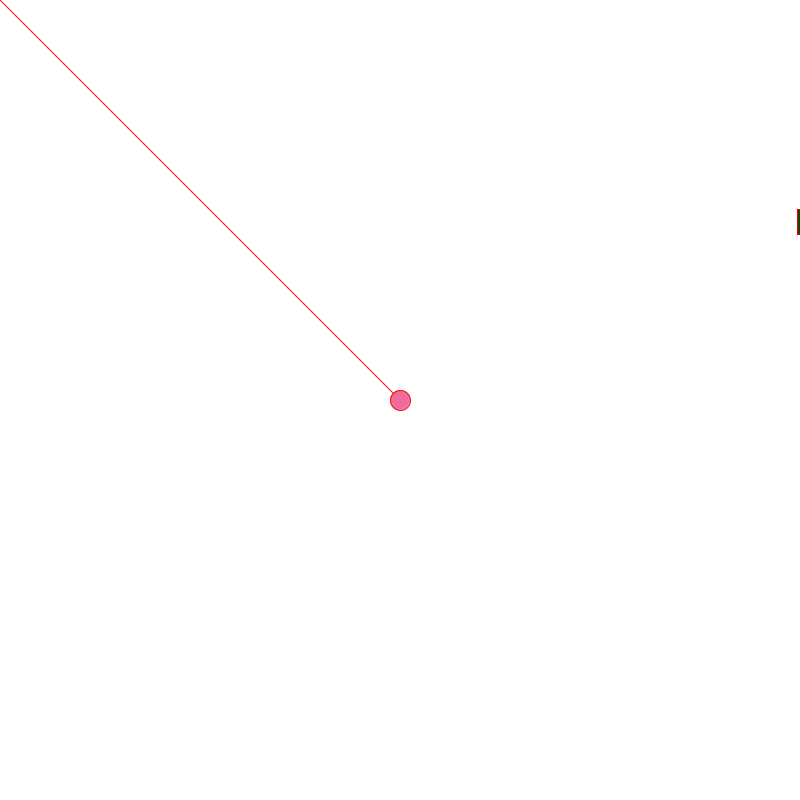
Frame 1 (no input)
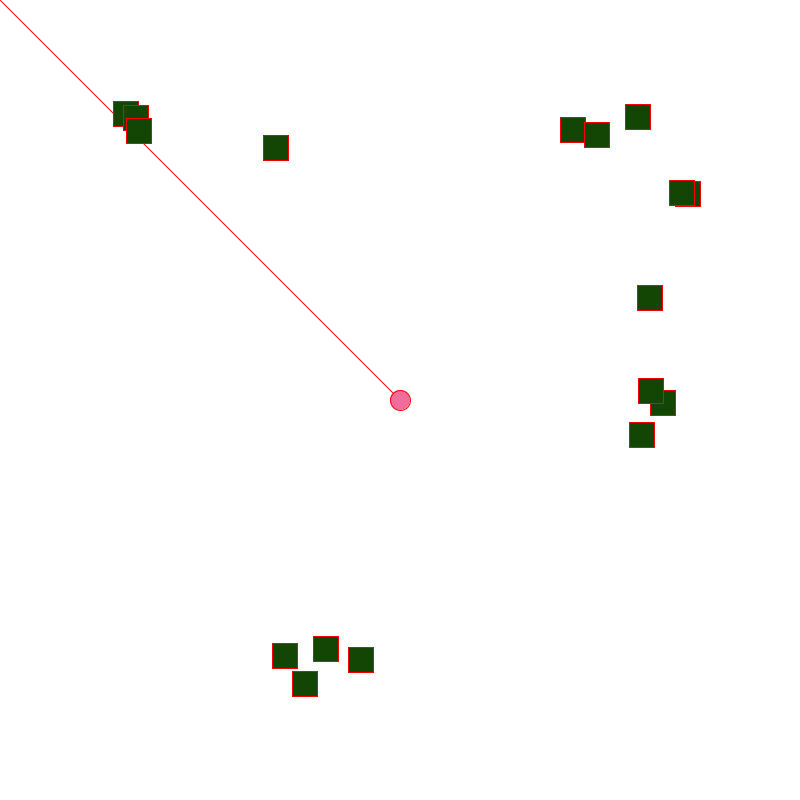
Frame 60 (the mouse pressed at the canvas centre just before this capture)
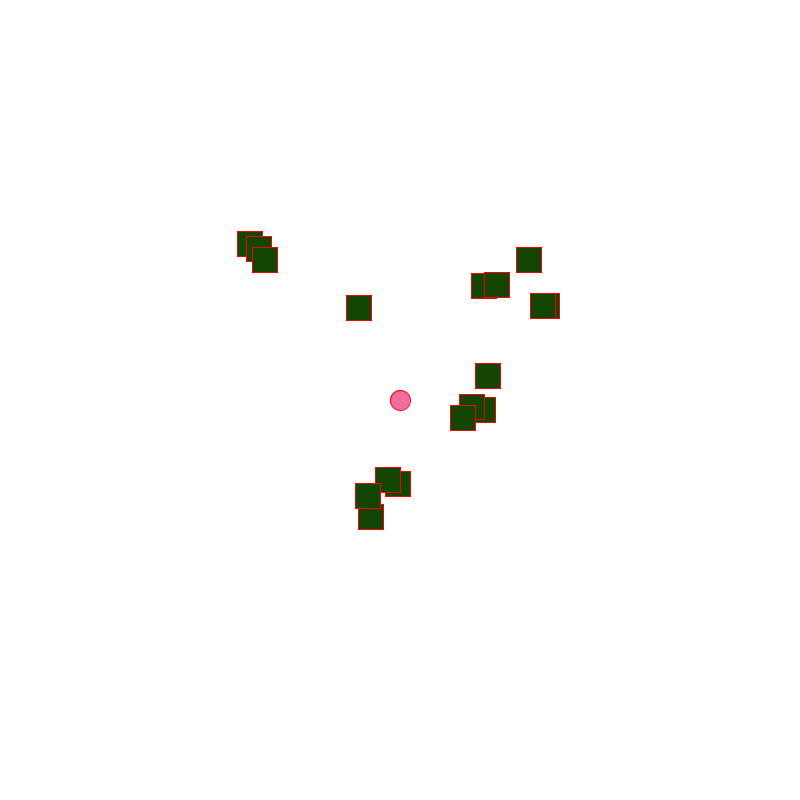
Frame 120 (the mouse held since frame 60 and released just before this capture)

The Processing sketch that drew these frames (run headless with seeded random() and noise(); from frame 60 on, the mouse is pressed at the canvas centre):

// Processing sketch: processing_151528
// ── processing_151528.pde

int bob;
int num;
int shot;
int spawn;
PVector Player;
PVector Speed;
float G2GF;
ArrayList<enemy> farm;
ArrayList<bullet> hell;//Bullet hell... get it XD
class enemy
{
   PVector pos;
  PVector Speed;
  enemy(PVector p, PVector s)
  {
    pos = p;
    Speed = s;
  }
 void Update()
 {
   PVector t = new PVector(Player.x-pos.x, Player.y-pos.y);
   t.normalize();
   t.mult(3);
   pos.add(t);
   fill(19,70,4);
   rect(pos.x,pos.y,25,25);
 }
}
class bullet
{
  PVector pos;
  PVector Speed;
  bullet(PVector p, PVector S)
  {
    pos = p;
    Speed = S;
  }
 void Update()
 {
   pos.add(Speed);
   fill(38,160,250);
   ellipse(pos.x,pos.y,25,25);
 }
}
void setup()
{
size(800,800);
Player = new PVector (400, 400);
Speed = new PVector (0,0);
hell = new ArrayList<bullet>();
farm = new ArrayList<enemy>();
G2GF = 4;
shot = 0;
spawn = 0;
num = 0;
bob = 0;
}
 
 void PlayerUpdate()
 {
 
       stroke(250,0,0);
      line(Player.x,Player.y,pmouseX,pmouseY);
  if(mouseButton == RIGHT && shot <= 0)
    {
      shot = 5;
      float x = mouseX-Player.x;
      float y = mouseY-Player.y;
      PVector p = new PVector(Player.x, Player.y);
      PVector s = new PVector (x,y);
      s.normalize();
      s.mult(10);
      bullet b = new bullet (p, s);
      hell.add(b);
    }
    fill(240,109,155);
  ellipse(Player.x,Player.y,20,20);
  {
    if(key == 'w' || key == 'W')
    {
      Speed.add (new PVector (0,-.8));
    }
    if(key == 's' || key == 'S')
    {
      Speed.add (new PVector (0,.8));
    }
    if(key == 'a' || key == 'A')
    {
      Speed.add (new PVector (-.8,0));
    }
    if(key == 'd' || key == 'D')
    {
      Speed.add (new PVector (.8,0));
    }
    if (Speed.x > G2GF)
      Speed.x = G2GF;
       if (Speed.x < -G2GF)
      Speed.x = -G2GF;
       if (Speed.y > G2GF)
      Speed.y = G2GF;
       if (Speed.y < -G2GF)
      Speed.y = -G2GF;
      Speed.mult (.95);
      Player.add (Speed);
      if (Player.x > 810)
      Player.x = -10;
      if (Player.x < -10)
      Player.x = 810;
      if (Player.y > 810)
      Player.y = -10;
      if (Player.y < -10)
      Player.y = 810;
  }
 }
 void enemyUpdate ()
 {
   float x = 0;
   int r3;
   int d2;
      float y = 0;
      float r = random(0,3);
      r3=int(r);
      if (r3 == 0)
      {
        float r2 = random(0,800);
        //d2=int(r2);
        y=0;
        x=r2;
      }
       if (r3 == 1)
      {
        float r2 = random(0,800);
         //d2=int(r2);
        y=r2;
        x=800;
      }
       if (r3 == 2)
      {
        float r2 = random(0,800);
        // d2=int(r2);
        y=800;
        x=r2;
      }
       if (r3 == 3)
      {
        float r2 = random(0,800);
        // d2=int(r2);
        y=r2;
        x=0;
      }
      PVector p = new PVector(x,y);
      PVector s = new PVector (0,0);
   enemy c = new enemy (p,s);
   farm.add(c);
 }
 
void draw()
{
  background(255,255,255);
  shot--;
  spawn--;
  PlayerUpdate();
   for (int i = hell.size()-1; i >= 0; i--) {
    bullet b = hell.get(i);
    b.Update();
    //if (ball.finished()) {
      // Items can be deleted with remove().
     // balls.remove(i);
     for (int j = farm.size()-1; j >= 0; j--) {
    enemy c = farm.get(j);
    if(b.pos.y > c.pos.y - 12.5 && b.pos.y < c.pos.y + 12.5 && b.pos.x > c.pos.x - 12.5 && b.pos.x < c.pos.x + 12.5)
      {
        float r3;
        float x = 0;
        float y = 0;
      float r = random(0,3);
      r3=int(r);
      if (r3 == 0)
      {
        float r2 = random(0,800);
        //d2=int(r2);
        y=0;
        x=r2;
      }
       if (r3 == 1)
      {
        float r2 = random(0,800);
         //d2=int(r2);
        y=r2;
        x=800;
      }
       if (r3 == 2)
      {
        float r2 = random(0,800);
        // d2=int(r2);
        y=800;
        x=r2;
      }
       if (r3 == 3)
      {
        float r2 = random(0,800);
        // d2=int(r2);
        y=r2;
        x=0;
      }
      c.pos.x = x;
      c.pos.y = y;
      }
    }
    }
    if(num < 150)
    enemyUpdate();
   for (int i = farm.size()-1; i >= 0; i--) {
    enemy c = farm.get(i);
    if(Player.y > c.pos.y - 12.5 && Player.y < c.pos.y + 12.5 && Player.x > c.pos.x - 12.5 && Player.x < c.pos.x + 12.5)
    {
      bob++;
    }
    if (bob > 1)
    {
      text("GAME OVER MAN", 400,400);
    }
    c.Update();
    num++;
    //if (ball.finished()) {
      // Items can be deleted with remove().
     // balls.remove(i);
    }
   }
